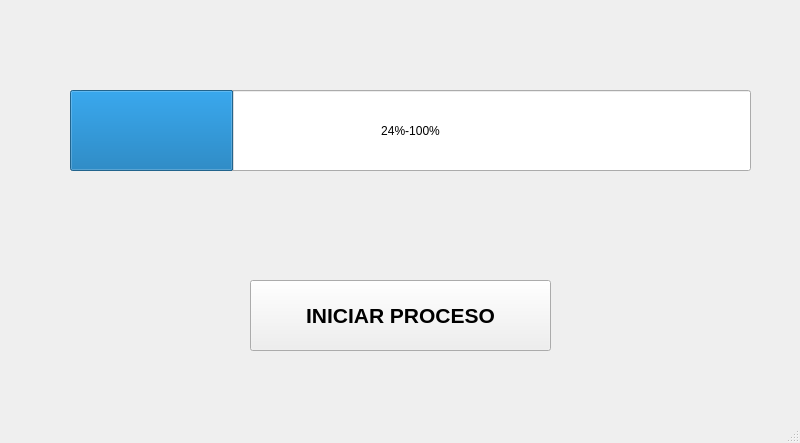
<?xml version="1.0" encoding="UTF-8"?>
<ui version="4.0">
 <class>MainWindow</class>
 <widget class="QMainWindow" name="MainWindow">
  <property name="geometry">
   <rect>
    <x>0</x>
    <y>0</y>
    <width>800</width>
    <height>443</height>
   </rect>
  </property>
  <property name="windowTitle">
   <string>MainWindow</string>
  </property>
  <widget class="QWidget" name="centralwidget">
   <widget class="QProgressBar" name="progressBar">
    <property name="geometry">
     <rect>
      <x>70</x>
      <y>90</y>
      <width>681</width>
      <height>81</height>
     </rect>
    </property>
    <property name="value">
     <number>24</number>
    </property>
    <property name="orientation">
     <enum>Qt::Horizontal</enum>
    </property>
    <property name="format">
     <string>%p%-100%</string>
    </property>
   </widget>
   <widget class="QPushButton" name="btn_iniciar">
    <property name="geometry">
     <rect>
      <x>250</x>
      <y>280</y>
      <width>301</width>
      <height>71</height>
     </rect>
    </property>
    <property name="font">
     <font>
      <pointsize>16</pointsize>
      <weight>75</weight>
      <bold>true</bold>
     </font>
    </property>
    <property name="text">
     <string>INICIAR PROCESO</string>
    </property>
   </widget>
  </widget>
  <widget class="QMenuBar" name="menubar">
   <property name="geometry">
    <rect>
     <x>0</x>
     <y>0</y>
     <width>800</width>
     <height>26</height>
    </rect>
   </property>
  </widget>
  <widget class="QStatusBar" name="statusbar"/>
 </widget>
 <resources/>
 <connections/>
</ui>
